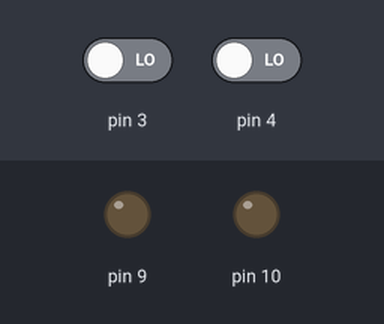
The sketch below on a simulated Arduino Uno, built with avr-gcc and run on an emulated ATmega328P. Parts: output pins drawn as LEDs (lit = HIGH). The test bench sets the inputs (shaded band); at power-on: pin 3 LOW, pin 4 LOW.

Above: at 1.2 s.
1.3 s: pin 3 driven HIGH
At 2.4 s:
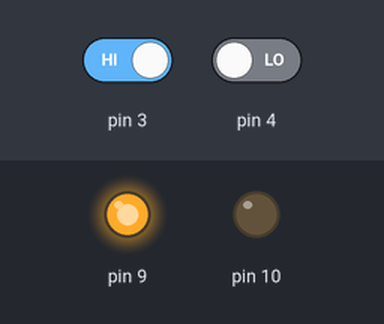
2.8 s: pin 3 driven LOW and pin 4 driven HIGH
5.8 s: pin 4 driven LOW
At 6.7 s:
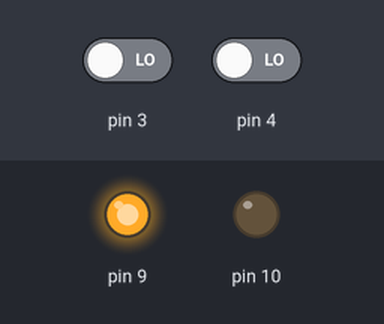
7.3 s: pin 4 driven HIGH
At 8.2 s:
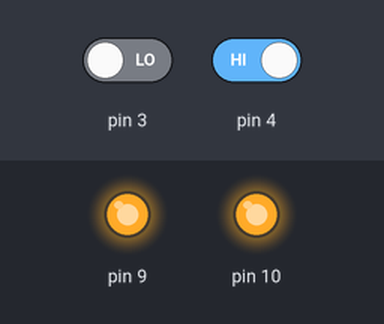
Timing chart, 0 to 9.8 s (numbered marks = the images above; inputs shaded):
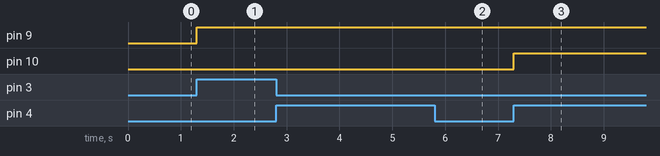

The sketch:

sketch_dec17a.ino
```cpp
void setup()
{
  pinMode(9, OUTPUT);
  pinMode(10, OUTPUT);
  pinMode(3, INPUT);
  pinMode(4, INPUT);
}

void loop()
{
  if(digitalRead(3)==1)
  {
    digitalWrite(9,1);
    delay(5000);
  }
  if ( digitalRead(4)==1)
  {
    digitalWrite(10,1);
    delay(5000);
  }


    digitalWrite(3,0);
    digitalWrite(4,0);

}
```

Measured:
- after the input at 1.3 s, pin 9: LOW → HIGH at once
- after the input at 2.8 s, every drawn part: stays the same
- after the input at 5.8 s, pin 10: stays LOW (without the input it goes to HIGH after 0.50 s)
- after the input at 7.3 s, pin 10: LOW → HIGH at once
